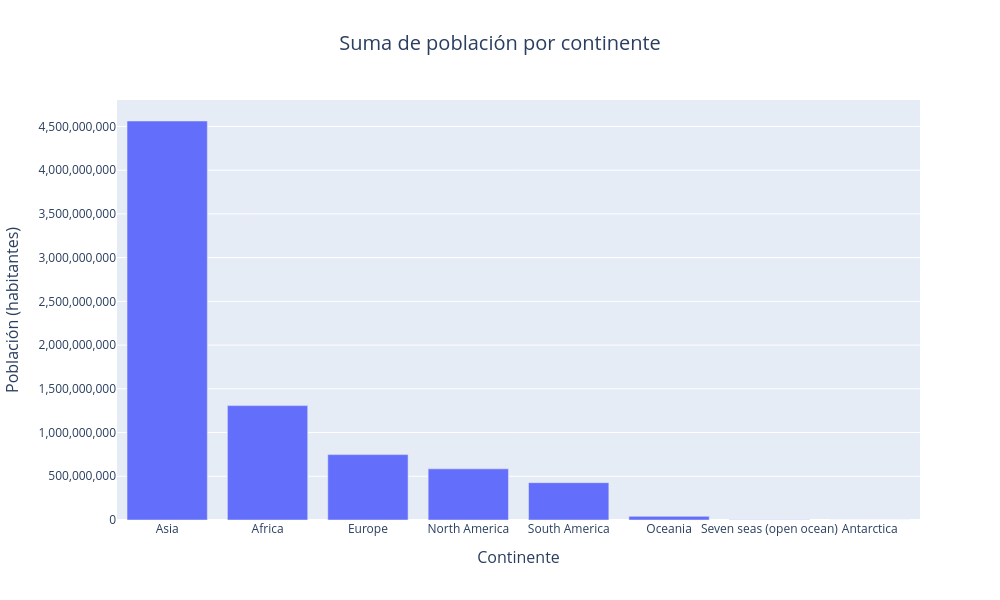

The notebook cell this image was saved under:
### Markdown cell above
Gráfico de barras verticales:

### Code cell
# Cálculo de la suma de población por continente
poblacion_continente_suma = paises.groupby('CONTINENT')['POP_EST'].sum().sort_values(ascending=False).reset_index()

# Creación del gráfico de barras verticales
fig = px.bar(
    poblacion_continente_suma,
    x='CONTINENT',
    y='POP_EST',
    title='Suma de población por continente',
    labels={
        'CONTINENT': 'Continente',
        'POP_EST': 'Población (habitantes)'
    },
    width=1000,   # Ancho de la figura en píxeles
    height=600    # Alto de la figura en píxeles
)

# Actualizar el formato del eje y evitar notación científica
fig.update_yaxes(tickformat=",d")

# Atributos globales de la figura
fig.update_layout(
    title=dict(
        x=0.5,  # Centrar el título
        font=dict(size=20)
    ),
    xaxis_title=dict(
        font=dict(size=16)
    ),
    yaxis_title=dict(
        font=dict(size=16)
    )
)

# Despliegue del gráfico
mostrar(fig)

### Figure 1 — Plotly figure (JSON) as saved in the notebook; plotly's stock layout.template omitted (floating-point values rounded to 4 significant figures)
{"data": [{"hovertemplate": "Continente=%{x}<br>Población (habitantes)=%{y}<extra></extra>", "legendgroup": "", "marker": {"color": "#636efa", "pattern": {"shape": ""}}, "name": "", "orientation": "v", "showlegend": false, "textposition": "auto", "type": "bar", "x": ["Asia", "Africa", "Europe", "North America", "South America", "Oceania", "Seven seas (open ocean)", "Antarctica"], "xaxis": "x", "y": [4562000000.0, 1308000000.0, 747700000.0, 584800000.0, 427100000.0, 41590000.0, 1894000.0, 4490.0], "yaxis": "y"}], "layout": {"barmode": "relative", "height": 600, "legend": {"tracegroupgap": 0}, "title": {"font": {"size": 20}, "text": "Suma de población por continente", "x": 0.5}, "width": 1000, "xaxis": {"anchor": "y", "domain": [0.0, 1.0], "title": {"font": {"size": 16}, "text": "Continente"}}, "yaxis": {"anchor": "x", "domain": [0.0, 1.0], "tickformat": ",d", "title": {"font": {"size": 16}, "text": "Población (habitantes)"}}}}
